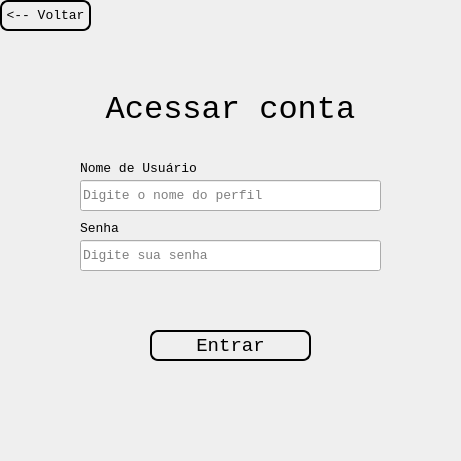
<?xml version="1.0" encoding="UTF-8"?>
<ui version="4.0">
 <class>Dialog</class>
 <widget class="QDialog" name="Dialog">
  <property name="geometry">
   <rect>
    <x>0</x>
    <y>0</y>
    <width>461</width>
    <height>461</height>
   </rect>
  </property>
  <property name="windowTitle">
   <string>Dialog</string>
  </property>
  <widget class="QWidget" name="bgWidget" native="true">
   <property name="geometry">
    <rect>
     <x>0</x>
     <y>0</y>
     <width>461</width>
     <height>461</height>
    </rect>
   </property>
   <property name="font">
    <font>
     <family>Courier New</family>
     <pointsize>14</pointsize>
    </font>
   </property>
   <property name="styleSheet">
    <string notr="true"/>
   </property>
   <widget class="QLabel" name="label">
    <property name="geometry">
     <rect>
      <x>100</x>
      <y>90</y>
      <width>261</width>
      <height>39</height>
     </rect>
    </property>
    <property name="font">
     <font>
      <family>Courier New</family>
      <pointsize>24</pointsize>
      <weight>50</weight>
      <bold>false</bold>
     </font>
    </property>
    <property name="styleSheet">
     <string notr="true">color: rgb(0, 0, 0);
</string>
    </property>
    <property name="text">
     <string>&lt;html&gt;&lt;head/&gt;&lt;body&gt;&lt;p align=&quot;center&quot;&gt;Acessar conta&lt;/p&gt;&lt;/body&gt;&lt;/html&gt;</string>
    </property>
   </widget>
   <widget class="QPushButton" name="btnLogin">
    <property name="geometry">
     <rect>
      <x>150</x>
      <y>330</y>
      <width>161</width>
      <height>31</height>
     </rect>
    </property>
    <property name="font">
     <font>
      <family>Courier New</family>
      <pointsize>14</pointsize>
     </font>
    </property>
    <property name="styleSheet">
     <string notr="true">border-radius: 8px;
border: 2px solid black;</string>
    </property>
    <property name="text">
     <string>Entrar</string>
    </property>
   </widget>
   <widget class="QLabel" name="label_3">
    <property name="geometry">
     <rect>
      <x>80</x>
      <y>160</y>
      <width>131</width>
      <height>16</height>
     </rect>
    </property>
    <property name="font">
     <font>
      <family>Courier New</family>
      <pointsize>10</pointsize>
     </font>
    </property>
    <property name="text">
     <string>Nome de Usuário</string>
    </property>
   </widget>
   <widget class="QLabel" name="label_4">
    <property name="geometry">
     <rect>
      <x>80</x>
      <y>220</y>
      <width>61</width>
      <height>16</height>
     </rect>
    </property>
    <property name="font">
     <font>
      <family>Courier New</family>
      <pointsize>10</pointsize>
     </font>
    </property>
    <property name="text">
     <string>Senha</string>
    </property>
   </widget>
   <widget class="QLabel" name="lblErro">
    <property name="geometry">
     <rect>
      <x>80</x>
      <y>280</y>
      <width>301</width>
      <height>16</height>
     </rect>
    </property>
    <property name="font">
     <font>
      <family>Courier New</family>
      <pointsize>10</pointsize>
     </font>
    </property>
    <property name="styleSheet">
     <string notr="true">color: rgb(255, 0, 0);</string>
    </property>
    <property name="text">
     <string/>
    </property>
   </widget>
   <widget class="QLineEdit" name="txtLogin">
    <property name="geometry">
     <rect>
      <x>80</x>
      <y>180</y>
      <width>301</width>
      <height>31</height>
     </rect>
    </property>
    <property name="font">
     <font>
      <family>Courier New</family>
      <pointsize>10</pointsize>
     </font>
    </property>
    <property name="placeholderText">
     <string>Digite o nome do perfil</string>
    </property>
   </widget>
   <widget class="QLineEdit" name="txtSenha">
    <property name="geometry">
     <rect>
      <x>80</x>
      <y>240</y>
      <width>301</width>
      <height>31</height>
     </rect>
    </property>
    <property name="font">
     <font>
      <family>Courier New</family>
      <pointsize>10</pointsize>
     </font>
    </property>
    <property name="echoMode">
     <enum>QLineEdit::Password</enum>
    </property>
    <property name="placeholderText">
     <string>Digite sua senha</string>
    </property>
   </widget>
   <widget class="QPushButton" name="btnVolta">
    <property name="enabled">
     <bool>true</bool>
    </property>
    <property name="geometry">
     <rect>
      <x>0</x>
      <y>0</y>
      <width>91</width>
      <height>31</height>
     </rect>
    </property>
    <property name="font">
     <font>
      <family>Courier New</family>
      <pointsize>10</pointsize>
     </font>
    </property>
    <property name="styleSheet">
     <string notr="true">border-radius: 8px;
border: 2px solid black;</string>
    </property>
    <property name="text">
     <string>&lt;-- Voltar</string>
    </property>
   </widget>
   <zorder>txtSenha</zorder>
   <zorder>txtLogin</zorder>
   <zorder>label</zorder>
   <zorder>btnLogin</zorder>
   <zorder>label_3</zorder>
   <zorder>label_4</zorder>
   <zorder>lblErro</zorder>
   <zorder>btnVolta</zorder>
  </widget>
 </widget>
 <tabstops>
  <tabstop>txtLogin</tabstop>
  <tabstop>txtSenha</tabstop>
  <tabstop>btnLogin</tabstop>
  <tabstop>btnVolta</tabstop>
 </tabstops>
 <resources/>
 <connections/>
</ui>
